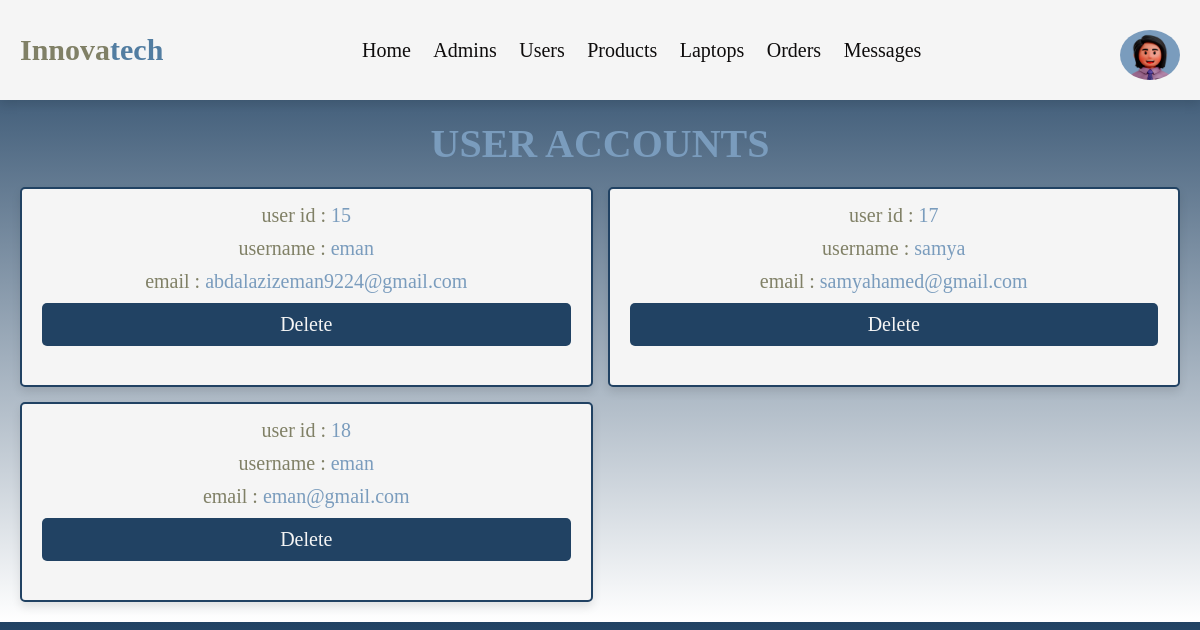
Page /admin/users_accounts.php (signed in) on the committed database.
### tables this page shows
CREATE TABLE `users` (
  `id` int(100) NOT NULL,
  `name` varchar(20) NOT NULL,
  `email` varchar(50) NOT NULL,
  `password` varchar(50) NOT NULL
);

### admin/users_accounts.php (the view, shortened to what this page needs)
<?php
include '../components/connect.php';
?>
<!DOCTYPE html>
<html lang="en">
<head>
   <link rel="stylesheet" href="https://cdnjs.cloudflare.com/ajax/libs/font-awesome/6.1.1/css/all.min.css">
   <link rel="stylesheet" href="../css/admin_style.css">
</head>
<body>
<?php include '../components/admin_header.php'; ?>
<section class="accounts">
   <h1 class="heading">user accounts</h1>
   <div class="box-container">
   <?php
      $select_accounts = $conn->prepare("SELECT * FROM `users`");
      $select_accounts->execute();
      if($select_accounts->rowCount() > 0){
         while($fetch_accounts = $select_accounts->fetch(PDO::FETCH_ASSOC)){
   ?>
   <div class="box">
      <p> user id : <span><?= $fetch_accounts['id']; ?></span> </p>
      <p> username : <span><?= $fetch_accounts['name']; ?></span> </p>
      <p> email : <span><?= $fetch_accounts['email']; ?></span> </p>
      <a href="users_accounts.php?delete=<?= $fetch_accounts['id']; ?>" onclick="return confirm('delete this account? the user related information will also be delete!')" class="delete-btn">delete</a>
   </div>
   <?php
         }
      }else{
         echo '<p class="empty">no accounts available!</p>';
      }
   ?>
   </div>
</section>
</body>
</html>

### css/admin_style.css (style rules this page uses)
:root { --primary-color: #404040; --yellow : #214263; --light-yellow : #007acc; --black2 : #0b0b11; --light-color2 : #999999; --border2: .1rem solid rgba(0,0,0,.1); --box-shadow2: 0 .5rem 1rem rgba(0,0,0,.1); --main-color: #7a9cbd; --orange: #1a334c; --red: #800000; --black: #0e0c0c; --white: #f5f5f5; --light-color: #808066; --light-bg: #e5e5e5; --border: .2rem solid var(--yellow); --box-shadow: 0 .5rem 1rem rgba(0,0,0,.1); --c1: #808066; --c2: #576d7b; --c3: #414b54; --c4: #527da1; --c5: #7f8386; --c6: #c5c9cc; }
* { font-family: SansSerif; margin: 0; padding: 0; box-sizing: border-box; outline: none; border: none; text-decoration: none; }
html { font-size: 62.5%; overflow-x: hidden; }
body { background: linear-gradient(to bottom, #214263, #ffffff); font-family: 'YourCustomFont', sans-serif; }
.box, .add-products form, .update-product form, .show-products .box-container .box, .orders .box-container .box, .accounts .box-container .box, .contacts .box-container .box { background-color: var(--white); box-shadow: var(--box-shadow); border: var(--border); }
section { padding:2rem; max-width: 1200px; margin:0 auto; }
.heading { font-size: 4rem; color:var(--main-color); margin-bottom: 2rem; text-align: center; text-transform: uppercase; }
.btn, .delete-btn, .option-btn { display: block; width: 100%; margin-top: 1rem; border-radius: .5rem; padding:1rem 3rem; font-size: 1.7rem; text-transform: capitalize; color:var(--white); cursor: pointer; text-align: center; }
.btn, .delete-btn, .option-btn, .icons button, .message i { transition: transform 0.3s ease-in-out; }
.delete-btn { background-color: var(--yellow); }
.box, .add-products form, .update-product form, .show-products .box-container .box, .orders .box-container .box, .accounts .box-container .box, .contacts .box-container .box { box-shadow: 0 8px 16px rgba(0, 0, 0, 0.2); }
.btn, .delete-btn, .option-btn { background-color: var(--yellow); color: var(--white); font-size: 2rem; }
.accounts .box-container { display: grid; grid-template-columns:minmax(27rem, 1fr) minmax(27rem, 1fr) ; gap:1.5rem; align-items: flex-start; justify-content: center; }
.accounts .box-container .box { padding:2rem; padding-top: .5rem; border-radius: .5rem; text-align: center; height: 200px; border:var(--border); background-color: var(--white); box-shadow: var(--box-shadow); }
.accounts .box-container .box p { font-size: 2rem; color:var(--light-color); margin: 1rem 0; }
.accounts .box-container .box p span { color:var(--main-color); }

### rows in the picture
users: id "15", name "eman", email "abdalazizeman9224@gmail.com"
users: id "17", name "samya", email "samyahamed@gmail.com"
users: id "18", name "eman", email "eman@gmail.com"
